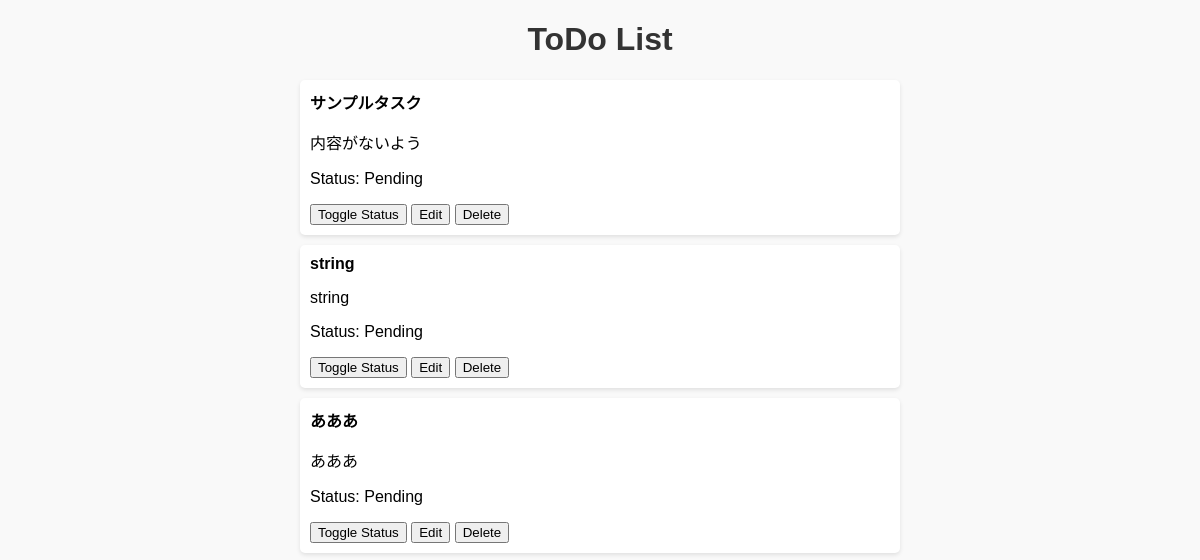
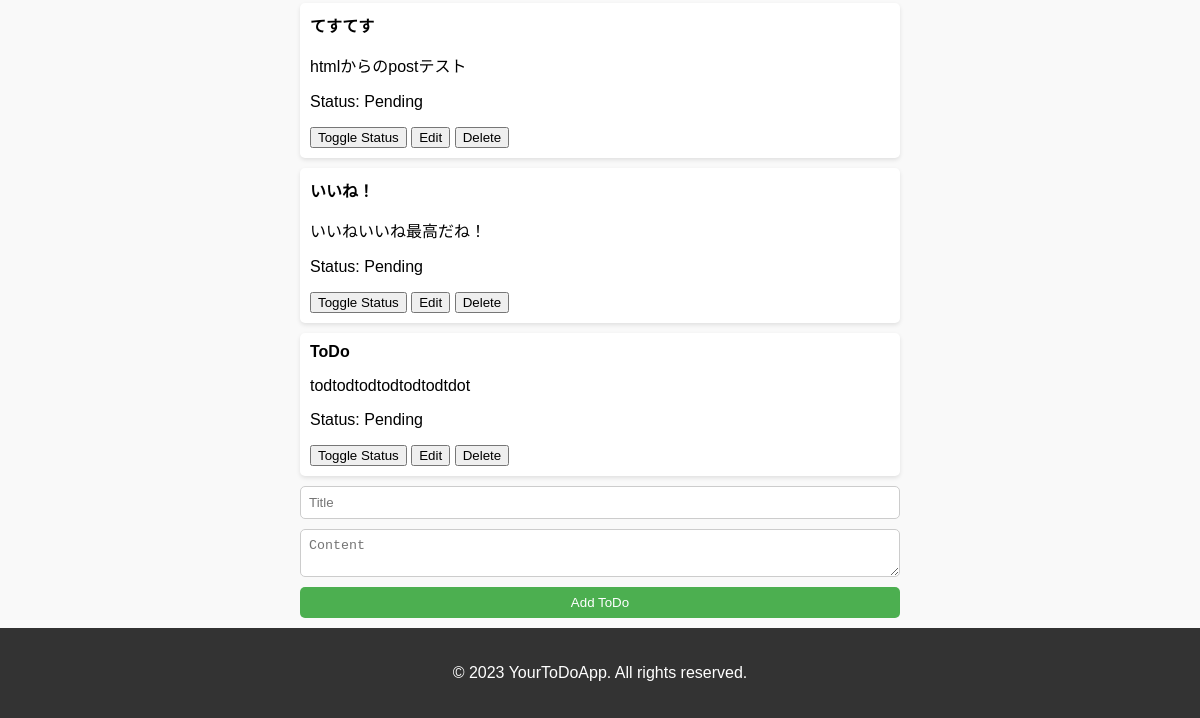
The page /todos on the database as committed earlier (2 pictures, top to bottom).
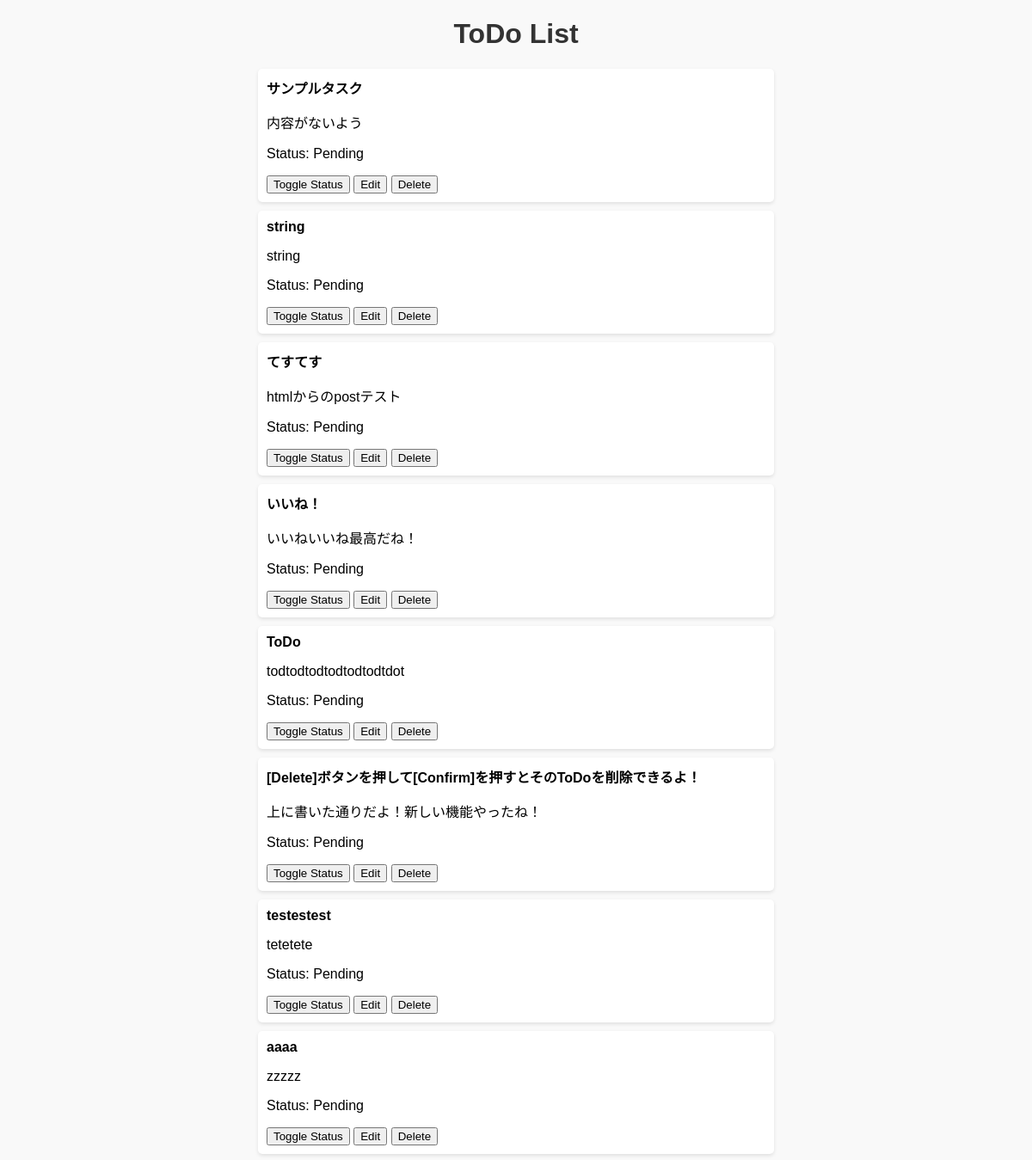
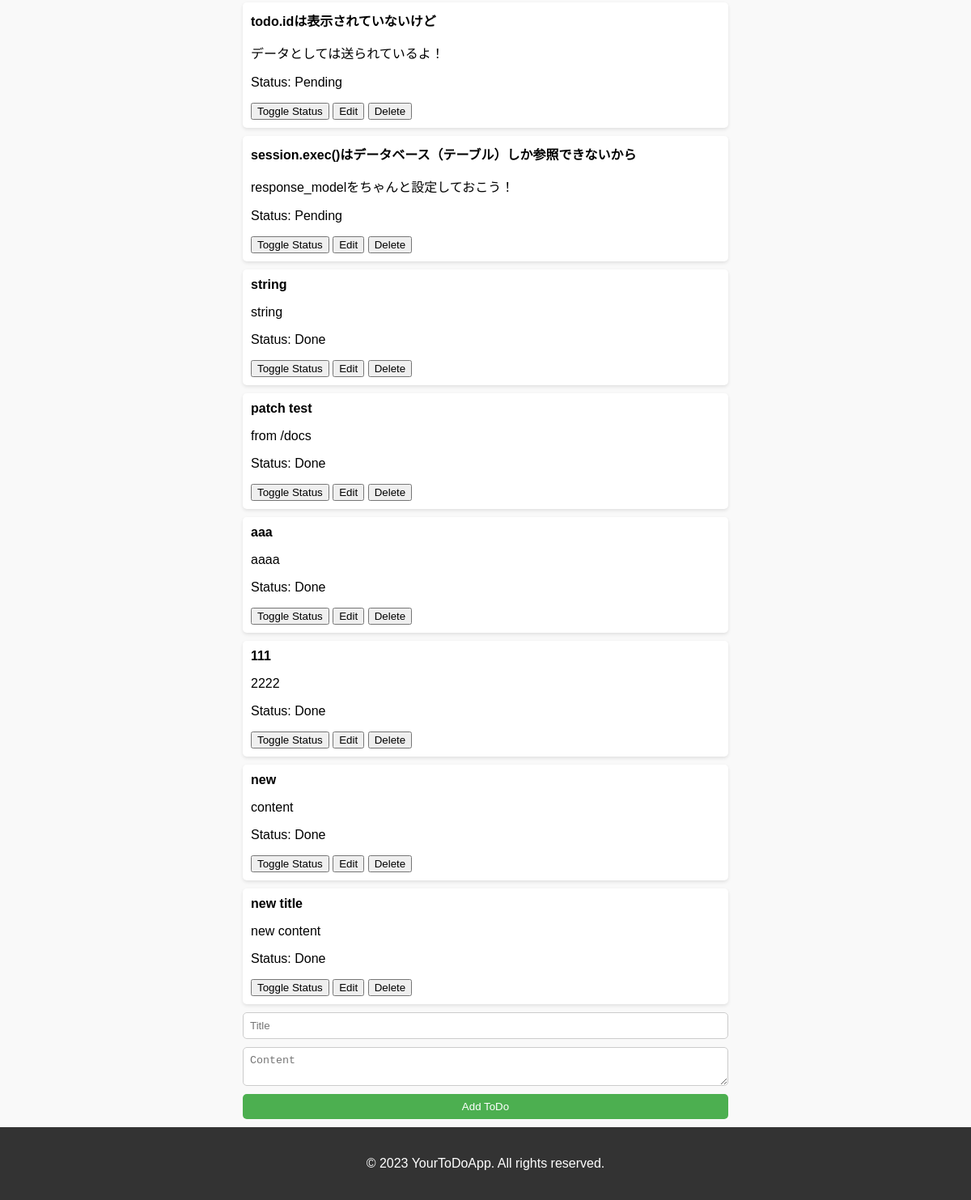
The same page on the database as committed later (2 pictures, top to bottom).
### models/todos.py (models this page shows)
class TodoBase(SQLModel):
    title: str = Field(index=True)
    content: Optional[str] = Field(default=None, index=True)
    is_done: bool = Field(default=False) #is_done: bool = Noneにすると、patchでも空のリクエストがあるたびにboolの値をFalseにしようとする。Fieldを使うと最初だけFalseにしようとする。

class Todo(TodoBase, table=True):
    id: Optional[int] = Field(default=None, primary_key=True)

### route_todos.py (the view)
@router.get("/todos", response_class=HTMLResponse, tags=["html"], response_model=list[TodoRead])
def display_todos(*, session: Session = Depends(get_session), offset: int = 0, limit: int = Query(default=100, le=100), request: Request):
    todos = session.exec(select(Todo).offset(offset).limit(limit)).all() # Todo here must be a database table: not TodoRead model
    if not todos:
        raise HTTPException(status_code=404, detail="Not found")
    context = {
        "request": request,
        "todos": todos,
    }
    return templates.TemplateResponse("todos.html", context) # this context includes todo.id even if it is not loaded in the html

### templates/todos.html (shortened to what this page needs)
<!DOCTYPE html>
<html lang="ja">
<head>
    <link rel="stylesheet" href="/assets/css/todos.css">
</head>
<body>
    <h1>ToDo List</h1>
    <ul id="todo-list">
        {% for todo in todos %}
        <li>
            <strong>{{ todo.title }}</strong>
            {% if todo.content %}
            <p>{{ todo.content }}</p>
            {% endif %}
            {% if todo.is_done %}
            <p>Status: Done</p>
            {% else %}
            <p>Status: Pending</p>
            {% endif %}
            <button class="toggle-status-btn" data-todo-id="{{ todo.id }}" data-is-done="{{ todo.is_done }}">Toggle Status</button>
            <button class="edit-btn" data-todo-id="{{ todo.id }}">Edit</button>
            <button class="delete-btn" data-todo-id="{{ todo.id }}">Delete</button>
        </li>
        {% endfor %}
    </ul>
    <form id="add-todo-form" action="/todos" method="post">
        <input type="text" id="title" name="title" placeholder="Title" required>
        <textarea id="content" name="content" placeholder="Content"></textarea>
        <button type="submit">Add ToDo</button>
    </form>
    <footer>
        <p>&copy; 2023 YourToDoApp. All rights reserved.</p>
    </footer>
</body>
</html>

### assets/css/todos.css (style rules this page uses)
body { font-family: 'Arial', sans-serif; background-color: #f9f9f9; margin: 0; padding: 0; display: flex; flex-direction: column; align-items: center; justify-content: center; min-height: 100vh; }
h1 { color: #333; }
#todo-list { list-style: none; padding: 0; width: 100%; max-width: 600px; margin: 0 auto; }
#todo-list li { background-color: #fff; border-radius: 5px; padding: 10px; margin-bottom: 10px; box-shadow: 0 2px 4px rgba(0, 0, 0, 0.1); }
#todo-list li strong { font-weight: bold; }
#add-todo-form { display: flex; flex-direction: column; align-items: center; margin-top: 20px; width: 100%; max-width: 600px; margin: 0 auto; }
#add-todo-form input[type="text"], #add-todo-form textarea, #add-todo-form button { margin-bottom: 10px; padding: 8px; border-radius: 5px; border: 1px solid #ccc; width: 100%; box-sizing: border-box; }
#add-todo-form button { background-color: #4CAF50; color: white; border: none; cursor: pointer; }
footer { width: 100%; background-color: #333; color: white; padding: 20px 0; text-align: center; }
@media (min-width: 768px) { #todo-list, #add-todo-form { width: 50%; } }

Rows that differ between the two databases and show on the page:
removed Todo: title "あああ", content "あああ", is_done "Status: Pending"
added Todo: title "[Delete]ボタンを押して[Confirm]を押すとそのToDoを削除できるよ！", content "上に書いた通りだよ！新しい機能やったね！", is_done "Status: Pending"
added Todo: title "testestest", content "tetetete", is_done "Status: Pending"
added Todo: title "aaaa", content "zzzzz", is_done "Status: Pending"
added Todo: title "todo.idは表示されていないけど", content "データとしては送られているよ！", is_done "Status: Pending"
added Todo: title "session.exec()はデータベース（テーブル）しか参照できないから", content "response_modelをちゃんと設定しておこう！", is_done "Status: Pending"
added Todo: title "string", content "string", is_done "Status: Done"
added Todo: title "patch test", content "from /docs", is_done "Status: Done"
added Todo: title "aaa", content "aaaa", is_done "Status: Done"
added Todo: title "111", content "2222", is_done "Status: Done"
added Todo: title "new", content "content", is_done "Status: Done"
added Todo: title "new title", content "new content", is_done "Status: Done"
